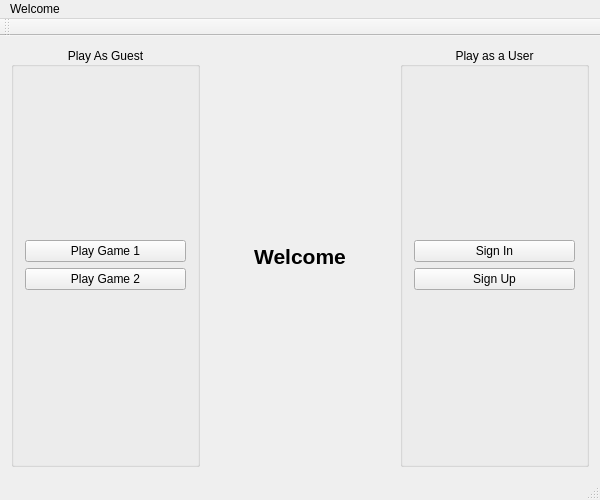
<?xml version="1.0" encoding="UTF-8"?>
<ui version="4.0">
 <class>Welcome</class>
 <widget class="QMainWindow" name="Welcome">
  <property name="geometry">
   <rect>
    <x>0</x>
    <y>0</y>
    <width>600</width>
    <height>500</height>
   </rect>
  </property>
  <property name="windowTitle">
   <string>Welcome</string>
  </property>
  <widget class="QWidget" name="centralWidget">
   <layout class="QGridLayout" name="gridLayout">
    <item row="0" column="0">
     <layout class="QHBoxLayout" name="horizontalLayout">
      <item>
       <widget class="QGroupBox" name="groupBox">
        <property name="title">
         <string>Play As Guest</string>
        </property>
        <property name="alignment">
         <set>Qt::AlignCenter</set>
        </property>
        <layout class="QGridLayout" name="gridLayout_2">
         <item row="0" column="0">
          <layout class="QVBoxLayout" name="verticalLayout_2">
           <item>
            <widget class="QPushButton" name="userGame1Button">
             <property name="text">
              <string>Play Game 1</string>
             </property>
            </widget>
           </item>
           <item>
            <widget class="QPushButton" name="userGame2Button">
             <property name="text">
              <string>Play Game 2</string>
             </property>
            </widget>
           </item>
          </layout>
         </item>
        </layout>
        <zorder>layoutWidget</zorder>
        <zorder>welcomeLable</zorder>
       </widget>
      </item>
      <item>
       <widget class="QLabel" name="welcomeLable">
        <property name="text">
         <string>&lt;html&gt;&lt;head/&gt;&lt;body&gt;&lt;p&gt;&lt;span style=&quot; font-size:16pt; font-weight:600;&quot;&gt;Welcome&lt;/span&gt;&lt;/p&gt;&lt;/body&gt;&lt;/html&gt;</string>
        </property>
        <property name="alignment">
         <set>Qt::AlignCenter</set>
        </property>
       </widget>
      </item>
      <item>
       <widget class="QGroupBox" name="groupBox_2">
        <property name="title">
         <string>Play as a User</string>
        </property>
        <property name="alignment">
         <set>Qt::AlignCenter</set>
        </property>
        <layout class="QGridLayout" name="gridLayout_3">
         <item row="0" column="0">
          <layout class="QVBoxLayout" name="verticalLayout">
           <item>
            <widget class="QPushButton" name="signinbutton">
             <property name="text">
              <string>Sign In</string>
             </property>
            </widget>
           </item>
           <item>
            <widget class="QPushButton" name="signupButton">
             <property name="text">
              <string>Sign Up</string>
             </property>
            </widget>
           </item>
          </layout>
         </item>
        </layout>
       </widget>
      </item>
     </layout>
    </item>
   </layout>
  </widget>
  <widget class="QMenuBar" name="menuBar">
   <property name="geometry">
    <rect>
     <x>0</x>
     <y>0</y>
     <width>600</width>
     <height>22</height>
    </rect>
   </property>
   <widget class="QMenu" name="menuWelcome">
    <property name="title">
     <string>Welcome</string>
    </property>
   </widget>
   <addaction name="menuWelcome"/>
  </widget>
  <widget class="QToolBar" name="mainToolBar">
   <attribute name="toolBarArea">
    <enum>TopToolBarArea</enum>
   </attribute>
   <attribute name="toolBarBreak">
    <bool>false</bool>
   </attribute>
  </widget>
  <widget class="QStatusBar" name="statusBar"/>
 </widget>
 <layoutdefault spacing="6" margin="11"/>
 <resources/>
 <connections/>
</ui>
